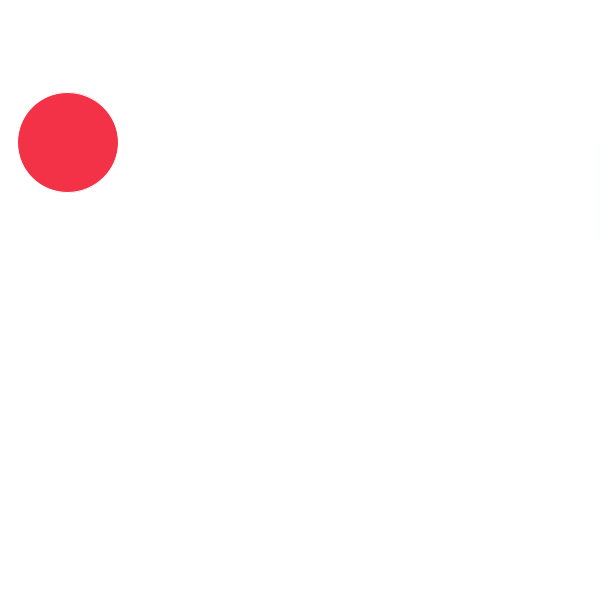
Frame 1 (no input)
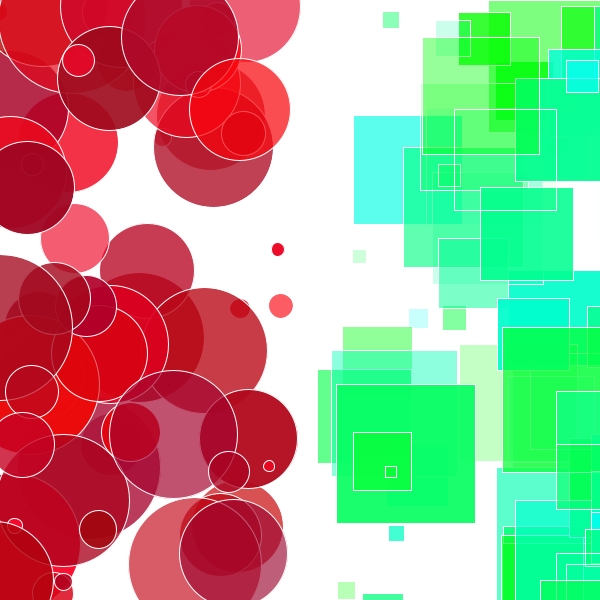
Frame 60 (the mouse pressed at the canvas centre just before this capture)
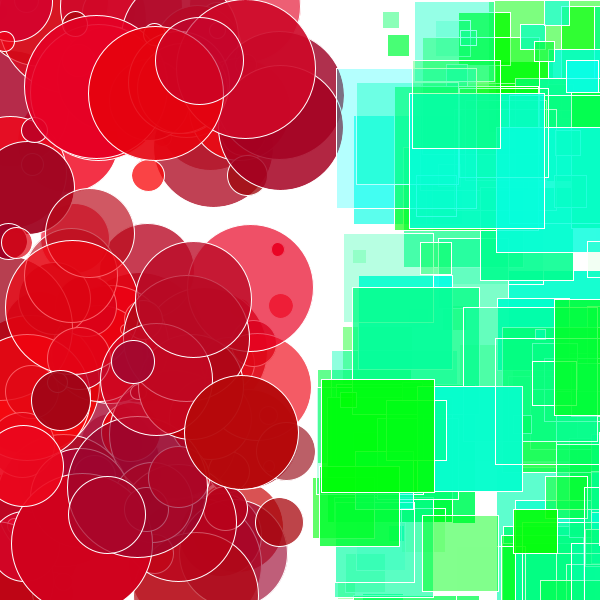
Frame 120 (the mouse held since frame 60 and released just before this capture)

The Processing sketch that drew these frames (run headless with seeded random() and noise(); from frame 60 on, the mouse is pressed at the canvas centre):

// Processing sketch: lab2
// ── lab2.pde
float x_1,x_2 ;
float y ;
float r,g,b,a;
float s;

void setup(){
  size(600,600);
  background(255);
}

void draw(){
  s = random(10,150);
  x_1 = random(0,width/2);
  x_2 = random(width/2,width);
  y = random(0,height);
  r = random(150,255);
  g = random(0,10);
  b = random(10,50);
  a = random(150,255);
  stroke(255);
  fill(r,g,b,a);
  ellipse(x_1-10,y,s,s);
  r = random(0,10);
  g = random(254,255);
  b = random(0,255);
  a = random(0,255);
  fill(r,g,b,a);
  rect(x_2+10,y,s,s);
}
